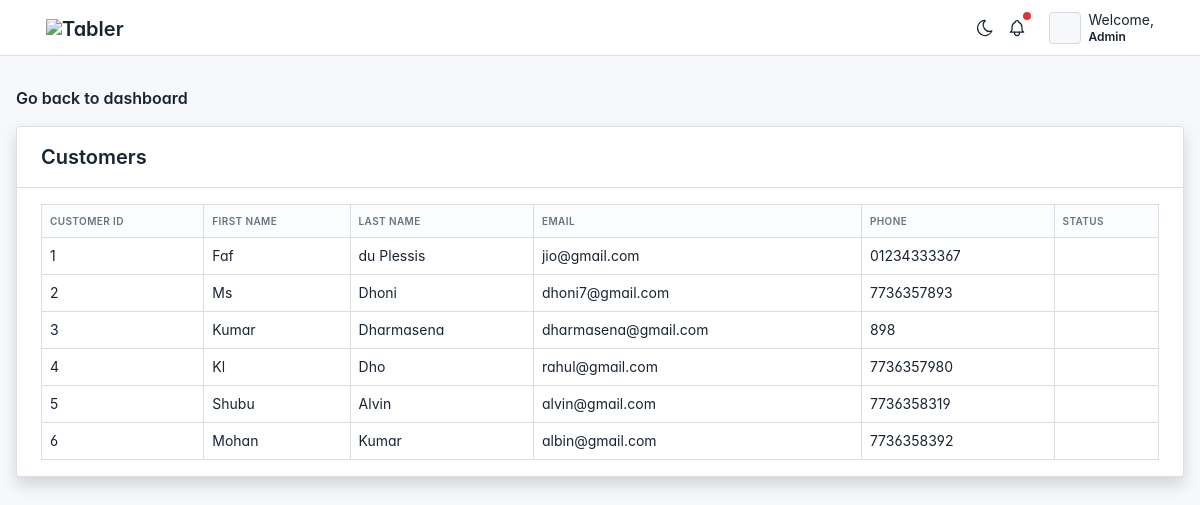
Page /customers on the earlier database version.
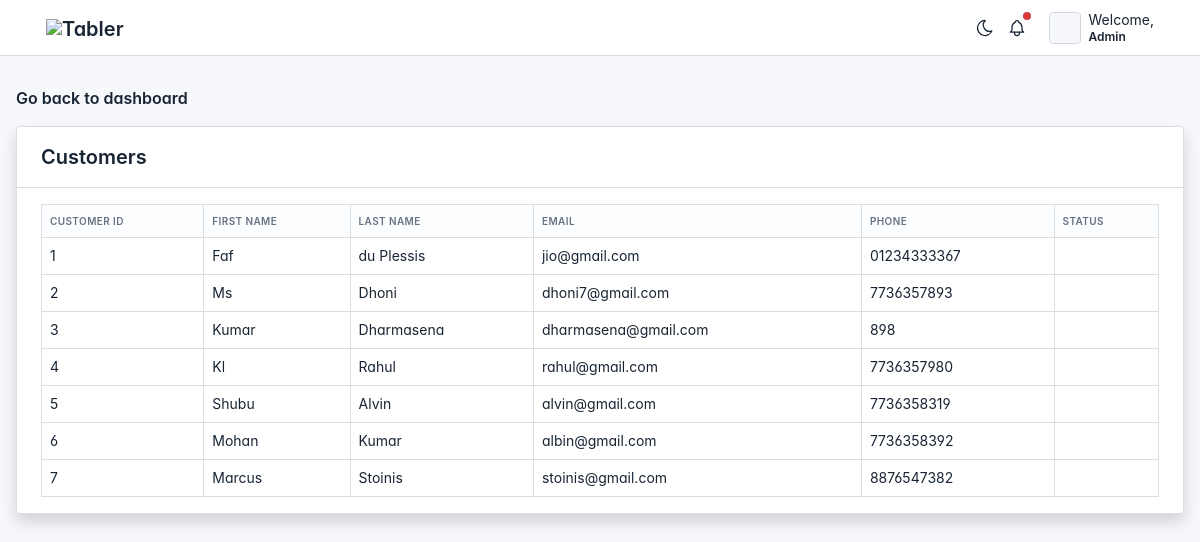
Same page on the later database version.
### Home/models.py (models this page shows, shortened)
class Customer(models.Model):
    user = models.OneToOneField(CustomUser, on_delete=models.CASCADE, related_name='customer_profile')
    fname = models.CharField(max_length=100)
    lname = models.CharField(max_length=100)
    email = models.EmailField()
    phone = models.CharField(max_length=20)

### Home/views.py (the view)
# urls.py: path('customers',views.Customers,name="customers"),
def Customers(request):
    customers = Customer.objects.all()
    return render(request,"admin/customers.html",{"customers":customers})

### Home/context_processors.py (called while the page is built)
def categories(request):
    categories = Category.objects.all()
    return {'categories': categories}

### templates/admin/customers.html (shortened to what this page needs)
{% extends "admin/admin_base.html" %}
{% load static %}
{% block admin %}
<body>
    <div id="content-wrapper" class="d-flex flex-column">
        <div id="content" style="margin-top: 30px;">
            <div class="container-fluid">
                <div>
                    <h3><a href="{% url "view" %}">Go back to dashboard</a></h3>
                </div>
                <div class="card shadow mb-4">
                    <div class="card-header py-3">
                        <h2 class="m-0 font-weight-bold ">Customers</h2>
                    </div>
                    <div class="card-body">
                        <div class="table-responsive">
                            <table class="table table-bordered" id="dataTable" width="100%" cellspacing="0" style="width: 100%; border-collapse: collapse;">
                                <thead>
                                    <tr style="background-color: #f2f2f2;">
                                        <th style="padding: 8px; text-align: left; border-bottom: 1px solid #ddd;">Customer Id</th>
                                        <th style="padding: 8px; text-align: left; border-bottom: 1px solid #ddd;">First Name</th>
                                        <th style="padding: 8px; text-align: left; border-bottom: 1px solid #ddd;">Last Name</th>
                                        <th style="padding: 8px; text-align: left; border-bottom: 1px solid #ddd;">Email</th>
                                        <th style="padding: 8px; text-align: left; border-bottom: 1px solid #ddd;">Phone</th>
                                        <th style="padding: 8px; text-align: left; border-bottom: 1px solid #ddd;">Status</th>
                                    </tr>
                                </thead>
                                <tbody>
                                    {% for customer in customers %}
                                    <tr>
                                        <td style="padding: 8px; text-align: left; border-bottom: 1px solid #ddd;">{{ customer.id }}</td>
                                        <td style="padding: 8px; text-align: left; border-bottom: 1px solid #ddd;">{{ customer.fname }}</td>
                                        <td style="padding: 8px; text-align: left; border-bottom: 1px solid #ddd;">{{ customer.lname }}</td>
                                        <td style="padding: 8px; text-align: left; border-bottom: 1px solid #ddd;">{{ customer.email }}</td>
                                        <td style="padding: 8px; text-align: left; border-bottom: 1px solid #ddd;">{{ customer.phone }}</td>
                                        <td style="padding: 8px; text-align: left; border-bottom: 1px solid #ddd;">{{ order.pstatus }}</td>
                                    </tr>
                                    {% endfor %}
                                </tbody>
                            </table>
                        </div>
                    </div>
                </div>
            </div>
        </div>
    </div>
</body>
{% endblock admin %}

Differences in the rows shown:
changed Customer "Kl": lname "Dho" → "Rahul"
added Customer: id "7", fname "Marcus", lname "Stoinis", email "stoinis@gmail.com", phone "8876547382"
